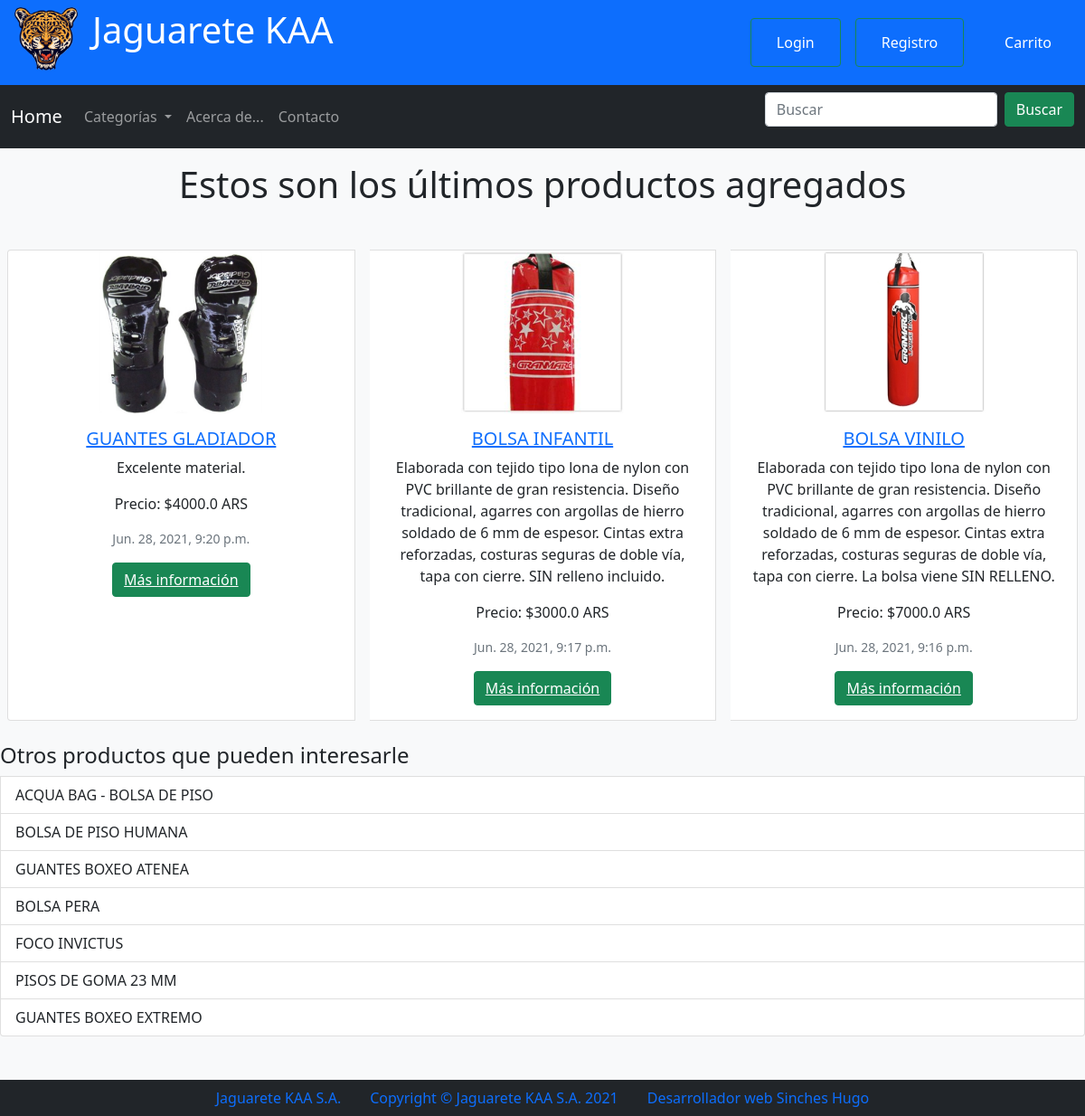
The app's page /index/ with its own data.
### store/models.py (models this page shows, shortened)
class Producto(models.Model):
    class Meta:
        permissions = (("can_add_productos", "Can add productos"),)
    titulo = models.CharField(max_length=100, unique=True)
    categoria_base = models.ForeignKey(Categoria, on_delete=models.CASCADE)
    detalle = models.CharField(max_length=1000, default='N/A')
    precio = models.FloatField()
    imagen = models.ImageField(upload_to='uploaded_images')
    fecha_creacion = models.DateTimeField(auto_now=True)
    def __str__(self):
        return self.titulo

### store/views.py (the view)
# urls.py: path('', RedirectView.as_view(url='index/'))
def index(request):
    productos = Producto.objects.all()
    productos_ordenados = productos.order_by('-fecha_creacion')
    index = 0
    tres_productos = []
    while index < 3:
        un_producto = productos_ordenados[index]
        tres_productos.append(un_producto)
        index +=1
    index = 3
    siete_productos = []
    while index < 10:
        un_producto = productos_ordenados[index]
        siete_productos.append(un_producto)
        index +=1
    print(productos)
    dictionary = {
        'tres_productos': tres_productos,
        'siete_productos': siete_productos,
    }
    return render(request, 'index.html', context=dictionary)

### store/models.py (called while the page is built)
    def __str__(self):
        return self.descripcion

### store/templatetags/categorias.py (called while the page is built)
@register.inclusion_tag('categorias.html')
def mostrar_categorias():
    return {'categorias': Categoria.objects.all()}

### store/templates/index.html (shortened to what this page needs)
{% extends "template.html" %}
{% load categorias %}
{% load static %}  {% block body %}
<h1 class="text-center mb-5 mt-3">
  Estos son los últimos productos agregados
</h1>
<div class="card-group">
    {% for producto in tres_productos %}
  <div class="card mx-2">
    <a href="{% url 'store:producto' pk=producto.id %}">
    <img style="width: 100%;
      height: 15vw;
      object-fit: scale-down;" src="{{producto.imagen.url}}" class="card-img-top text-center" alt="..." />
    </a>
    <div class="card-body text-center">
      <a href="{% url 'store:producto' pk=producto.id %}">
      <h5 class="card-title">{{producto.titulo}}</h5>
    </a>
      <p class="card-text">
        {{producto.detalle}}
      </p>
      <p class="card-text">
        Precio: ${{producto.precio}} ARS
      </p>
      <p class="card-text">
        <small class="text-muted">{{producto.fecha_creacion}}</small>
      </p>
      <button type="submit" class="btn btn-success"><a class="text-white" href="{% url 'store:producto' pk=producto.id %}"> Más información</a></button>
    </div>
  </div>
{% endfor %}
</div>
<div class="list-group mt-4 mb-5">
  <h4>Otros productos que pueden interesarle</h4>
  {% for producto in siete_productos %}
  <a href="{% url 'store:producto' pk=producto.id %}" class="list-group-item list-group-item-action">
    {{producto.titulo}}
  </a>
  {% endfor %}
</div>
{% endblock %}

### store/templates/template.html (shortened to what this page needs)
{% load static %}
{% load categorias %}
<html lang="en">
  <head>
    <link
      href="https://cdn.jsdelivr.net/npm/bootstrap@5.0.0-beta3/dist/css/bootstrap.min.css"
      rel="stylesheet"
    />
    <link rel="stylesheet" href="{% static 'css/style.css' %}" />
  </head>
  <body class="d-flex flex-column min-vh-100">
    <nav class="navbar  navbar-dark bg-primary" >
        <h1 class="text-white nav-item"><a class="navbar-brand mx-3" href="{% url 'store:index' %}"><img src="{% static 'img/logo.png' %}" style="width:70px; height:70px" alt="" srcset=""></a>Jaguarete KAA </h1>
    <ul class="nav justify-content-end">
        {% if request.user.is_authenticated %}
        {% else %}
        <li class="nav-item">
          <button class="btn btn-outline-success mx-2" type="submit"><a class="nav-link text-white" href="{% url 'store:login'%}">Login</a></button>
        </li>
        <li class="nav-item">
          <button class="btn btn-outline-success mx-2" type="submit"><a class="nav-link text-white" href="{% url 'store:registro'%}">Registro</a></button>
        </li>
        {% endif %}
        <li class="nav-item">
          <button class="btn btn-outline-Primary mx-2" type="submit"><a class="nav-link text-white" href="{% url 'store:resumen_compra'%}">Carrito</a></button>
        </li>
      </ul>
    </nav>
    <nav class="navbar navbar-expand-lg navbar-dark bg-dark">
        <div class="container-fluid">
          <a class="navbar-brand" href="{% url 'store:index' %}">Home</a>
          <div class="collapse navbar-collapse" id="navbarSupportedContent">
            <ul class="navbar-nav me-auto mb-2 mb-lg-0">
              <li class="nav-item dropdown">
                <a class="nav-link dropdown-toggle" role="button" data-bs-toggle="dropdown" aria-expanded="false">
                  Categorías
                </a>
              </li>
              <li class="nav-item">
                <a class="nav-link" href="{% url 'store:acerca_de' %}">Acerca de...</a>
              </li>
              <li class="nav-item">
                <a class="nav-link" href="mailto:email@dejaguaretekaa.com.ar">
                  Contacto
                </a>
              </li>
            </ul>
            <form class="d-flex" action="{% url 'store:resultado_busqueda'%}" method="GET">{% csrf_token %}
              <input class="form-control me-2" type="text" placeholder="Buscar" aria-label="Search" name="q">
              <button class="btn btn-success" type="submit">Buscar</button>
            </form>
          </div>
        </div>
      </nav>
    <div class="bg-light">
    {% block body %}{% endblock %}
    </div>
    <ul class="nav justify-content-center bg-dark mt-auto">
        <li class="nav-item">
          <a class="nav-link active" aria-current="page" href="#">Jaguarete KAA S.A.</a>
        </li>
        <li class="nav-item">
          <a class="nav-link" href="#">Copyright © Jaguarete KAA S.A. 2021</a>
        </li>
        <li class="nav-item">
          <a class="nav-link" href="#"> Desarrollador web Sinches Hugo</a>
        </li>
      </ul>
  </body>
</html>

### records on screen
Producto: imagen (picture), titulo "GUANTES GLADIADOR", detalle "Excelente material.", precio "4000.0", fecha_creacion "Jun. 28, 2021, 9:20 p.m."
Producto: imagen (picture), titulo "BOLSA INFANTIL", detalle "Elaborada con tejido tipo lona de nylon con PVC brillante de gran resistencia. Diseño tradicional, agarres con argollas de hierro soldado de 6 mm de espesor. Cintas extra reforzadas, costuras seguras de doble vía, tapa con cierre. SIN relleno incluido.", precio "3000.0", fecha_creacion "Jun. 28, 2021, 9:17 p.m."
Producto: imagen (picture), titulo "BOLSA VINILO", detalle "Elaborada con tejido tipo lona de nylon con PVC brillante de gran resistencia. Diseño tradicional, agarres con argollas de hierro soldado de 6 mm de espesor. Cintas extra reforzadas, costuras seguras de doble vía, tapa con cierre. La bolsa viene SIN RELLENO.", precio "7000.0", fecha_creacion "Jun. 28, 2021, 9:16 p.m."
Producto: titulo "ACQUA BAG - BOLSA DE PISO"
Producto: titulo "BOLSA DE PISO HUMANA"
Producto: titulo "GUANTES BOXEO ATENEA"
Producto: titulo "BOLSA PERA"
Producto: titulo "FOCO INVICTUS"
Producto: titulo "PISOS DE GOMA 23 MM"
Producto: titulo "GUANTES BOXEO EXTREMO"
